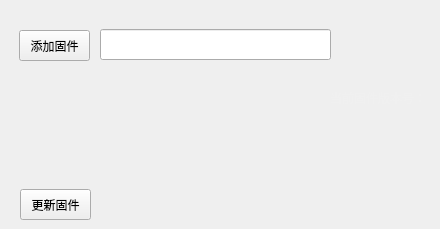
    <widget class="QWidget" name="tab3">
     <attribute name="title">
      <string>页</string>
     </attribute>
     <widget class="QPushButton" name="pushButton_4">
      <property name="geometry">
       <rect>
        <x>19</x>
        <y>30</y>
        <width>71</width>
        <height>31</height>
       </rect>
      </property>
      <property name="styleSheet">
       <string notr="true">color: rgb(0, 0, 0);
font: 8pt &quot;Microsoft YaHei UI&quot;;</string>
      </property>
      <property name="text">
       <string>添加固件</string>
      </property>
     </widget>
     <widget class="QLineEdit" name="lineEdit_9">
      <property name="geometry">
       <rect>
        <x>100</x>
        <y>29</y>
        <width>231</width>
        <height>31</height>
       </rect>
      </property>
     </widget>
     <widget class="QPushButton" name="pushButton_5">
      <property name="geometry">
       <rect>
        <x>20</x>
        <y>189</y>
        <width>71</width>
        <height>31</height>
       </rect>
      </property>
      <property name="styleSheet">
       <string notr="true">color: rgb(0, 0, 0);
font: 8pt &quot;Microsoft YaHei UI&quot;;</string>
      </property>
      <property name="text">
       <string>更新固件</string>
      </property>
     </widget>
     <widget class="QLabel" name="label_26">
      <property name="geometry">
       <rect>
        <x>330</x>
        <y>90</y>
        <width>101</width>
        <height>16</height>
       </rect>
      </property>
      <property name="styleSheet">
       <string notr="true">color: rgb(240, 240, 240);
font: 10pt &quot;Microsoft YaHei UI&quot;;</string>
      </property>
      <property name="text">
       <string>当前固件版本号：</string>
      </property>
     </widget>
     <widget class="QLabel" name="label_27">
      <property name="geometry">
       <rect>
        <x>330</x>
        <y>120</y>
        <width>54</width>
        <height>12</height>
       </rect>
      </property>
      <property name="text">
       <string/>
      </property>
     </widget>
    </widget>
